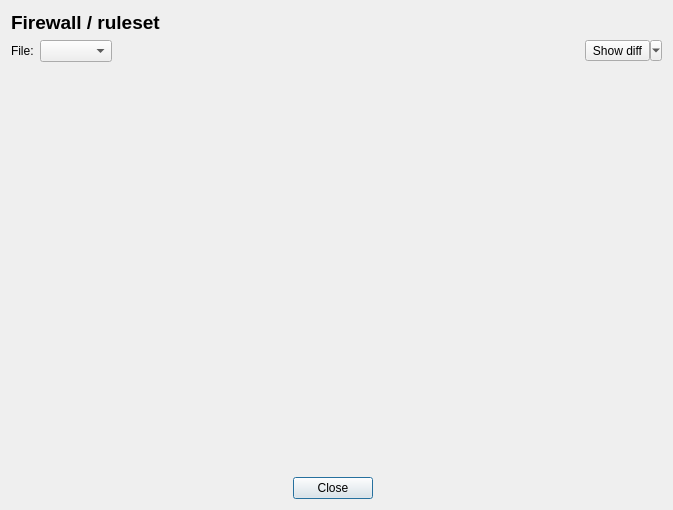
<?xml version="1.0" encoding="UTF-8"?>
<ui version="4.0">
 <class>FirewallCodeViewer_q</class>
 <widget class="QDialog" name="FirewallCodeViewer_q">
  <property name="geometry">
   <rect>
    <x>0</x>
    <y>0</y>
    <width>673</width>
    <height>510</height>
   </rect>
  </property>
  <property name="windowTitle">
   <string>Firewall code viewer</string>
  </property>
  <layout class="QVBoxLayout" name="verticalLayout">
   <item>
    <widget class="QLabel" name="path">
     <property name="font">
      <font>
       <pointsize>14</pointsize>
       <weight>75</weight>
       <bold>true</bold>
      </font>
     </property>
     <property name="text">
      <string>Firewall / ruleset</string>
     </property>
     <property name="alignment">
      <set>Qt::AlignLeading|Qt::AlignLeft|Qt::AlignVCenter</set>
     </property>
    </widget>
   </item>
   <item>
    <layout class="QHBoxLayout" name="horizontalLayout_2">
     <item>
      <widget class="QLabel" name="label">
       <property name="sizePolicy">
        <sizepolicy hsizetype="Maximum" vsizetype="Preferred">
         <horstretch>0</horstretch>
         <verstretch>0</verstretch>
        </sizepolicy>
       </property>
       <property name="text">
        <string>File:</string>
       </property>
      </widget>
     </item>
     <item>
      <widget class="QComboBox" name="fileSelector">
       <property name="sizePolicy">
        <sizepolicy hsizetype="Minimum" vsizetype="Fixed">
         <horstretch>0</horstretch>
         <verstretch>0</verstretch>
        </sizepolicy>
       </property>
      </widget>
     </item>
     <item>
      <spacer name="horizontalSpacer_3">
       <property name="orientation">
        <enum>Qt::Horizontal</enum>
       </property>
       <property name="sizeHint" stdset="0">
        <size>
         <width>40</width>
         <height>20</height>
        </size>
       </property>
      </spacer>
     </item>
     <item>
      <widget class="QToolButton" name="diffBtn">
       <property name="maximumSize">
        <size>
         <width>16777215</width>
         <height>16777215</height>
        </size>
       </property>
       <property name="sizeIncrement">
        <size>
         <width>0</width>
         <height>0</height>
        </size>
       </property>
       <property name="text">
        <string>Show diff</string>
       </property>
       <property name="popupMode">
        <enum>QToolButton::MenuButtonPopup</enum>
       </property>
      </widget>
     </item>
    </layout>
   </item>
   <item>
    <widget class="QStackedWidget" name="pages"/>
   </item>
   <item>
    <widget class="QWidget" name="closeButton" native="true">
     <layout class="QHBoxLayout" name="horizontalLayout_3">
      <property name="spacing">
       <number>0</number>
      </property>
      <property name="leftMargin">
       <number>0</number>
      </property>
      <property name="topMargin">
       <number>0</number>
      </property>
      <property name="rightMargin">
       <number>0</number>
      </property>
      <property name="bottomMargin">
       <number>0</number>
      </property>
      <item>
       <spacer name="horizontalSpacer">
        <property name="orientation">
         <enum>Qt::Horizontal</enum>
        </property>
        <property name="sizeHint" stdset="0">
         <size>
          <width>40</width>
          <height>20</height>
         </size>
        </property>
       </spacer>
      </item>
      <item>
       <widget class="QPushButton" name="pushButton">
        <property name="text">
         <string>Close</string>
        </property>
       </widget>
      </item>
      <item>
       <spacer name="horizontalSpacer_2">
        <property name="orientation">
         <enum>Qt::Horizontal</enum>
        </property>
        <property name="sizeHint" stdset="0">
         <size>
          <width>289</width>
          <height>20</height>
         </size>
        </property>
       </spacer>
      </item>
     </layout>
    </widget>
   </item>
  </layout>
 </widget>
 <resources/>
 <connections>
  <connection>
   <sender>pushButton</sender>
   <signal>clicked()</signal>
   <receiver>FirewallCodeViewer_q</receiver>
   <slot>reject()</slot>
   <hints>
    <hint type="sourcelabel">
     <x>374</x>
     <y>500</y>
    </hint>
    <hint type="destinationlabel">
     <x>447</x>
     <y>408</y>
    </hint>
   </hints>
  </connection>
  <connection>
   <sender>fileSelector</sender>
   <signal>currentIndexChanged(int)</signal>
   <receiver>FirewallCodeViewer_q</receiver>
   <slot>fileSelected(int)</slot>
   <hints>
    <hint type="sourcelabel">
     <x>90</x>
     <y>53</y>
    </hint>
    <hint type="destinationlabel">
     <x>4</x>
     <y>78</y>
    </hint>
   </hints>
  </connection>
 </connections>
 <slots>
  <slot>fileSelected(int)</slot>
 </slots>
</ui>
